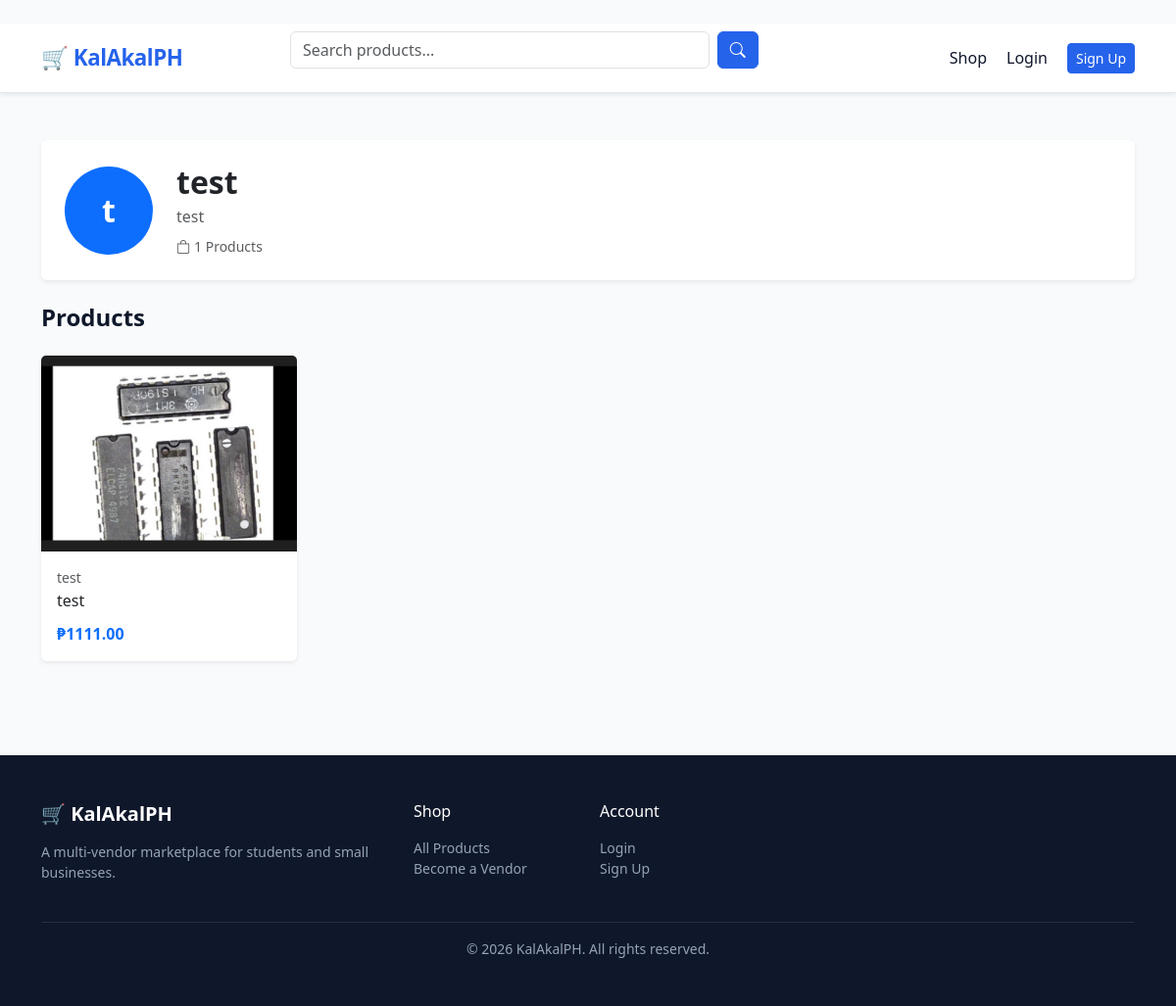
The page /vendors/store/test/ on the database its author committed.
### apps/vendors/models.py (models this page shows, shortened)
class Store(models.Model):
    PENDING = 'pending'
    APPROVED = 'approved'
    REJECTED = 'rejected'
    SUSPENDED = 'suspended'
    STATUS_CHOICES = [
        (PENDING, 'Pending'), (APPROVED, 'Approved'),
        (REJECTED, 'Rejected'), (SUSPENDED, 'Suspended'),
    ]
    owner = models.OneToOneField(settings.AUTH_USER_MODEL, on_delete=models.CASCADE, related_name='store')
    name = models.CharField(max_length=255)
    slug = models.SlugField(unique=True, blank=True)
    description = models.TextField(blank=True)
    logo = models.ImageField(upload_to='store_logos/', blank=True, null=True)
    banner = models.ImageField(upload_to='store_banners/', blank=True, null=True)
    status = models.CharField(max_length=10, choices=STATUS_CHOICES, default=PENDING)
    is_student = models.BooleanField(default=False)
    school = models.CharField(max_length=255, blank=True)
    rating = models.DecimalField(max_digits=3, decimal_places=2, default=0)
    total_sales = models.PositiveIntegerField(default=0)
    created_at = models.DateTimeField(auto_now_add=True)
    updated_at = models.DateTimeField(auto_now=True)

### apps/products/models.py (models this page shows, shortened)
class Product(models.Model):
    DRAFT = 'draft'
    ACTIVE = 'active'
    PAUSED = 'paused'
    SOLD_OUT = 'sold_out'
    STATUS_CHOICES = [
        (DRAFT, 'Draft'), (ACTIVE, 'Active'),
        (PAUSED, 'Paused'), (SOLD_OUT, 'Sold Out'),
    ]
    PHYSICAL = 'physical'
    DIGITAL = 'digital'
    SERVICE = 'service'
    TYPE_CHOICES = [
        (PHYSICAL, 'Physical'), (DIGITAL, 'Digital'), (SERVICE, 'Service'),
    ]
    store = models.ForeignKey('vendors.Store', on_delete=models.CASCADE, related_name='products')
    category = models.ForeignKey(Category, on_delete=models.SET_NULL, null=True, related_name='products')
    name = models.CharField(max_length=255)
    slug = models.SlugField(unique=True, blank=True)
    description = models.TextField()
    product_type = models.CharField(max_length=10, choices=TYPE_CHOICES, default=PHYSICAL)
    status = models.CharField(max_length=10, choices=STATUS_CHOICES, default=DRAFT)
    price = models.DecimalField(max_digits=10, decimal_places=2)
    compare_at_price = models.DecimalField(max_digits=10, decimal_places=2, null=True, blank=True)
    cost_per_item = models.DecimalField(max_digits=10, decimal_places=2, null=True, blank=True)
    sku = models.CharField(max_length=100, blank=True)
    stock = models.PositiveIntegerField(default=0)
    track_inventory = models.BooleanField(default=True)
    weight = models.DecimalField(max_digits=6, decimal_places=2, null=True, blank=True)
    digital_file = models.FileField(upload_to='digital_products/', blank=True, null=True)
    tags = TaggableManager(blank=True)
    meta_title = models.CharField(max_length=255, blank=True)
    meta_description = models.TextField(blank=True)
    views = models.PositiveIntegerField(default=0)
    sales_count = models.PositiveIntegerField(default=0)
    rating = models.DecimalField(max_digits=3, decimal_places=2, default=0)
    review_count = models.PositiveIntegerField(default=0)
    is_featured = models.BooleanField(default=False)
    created_at = models.DateTimeField(auto_now_add=True)
    updated_at = models.DateTimeField(auto_now=True)
    class Meta:
        ordering = ['-created_at']
    def get_absolute_url(self):
        from django.urls import reverse
        return reverse('products:product_detail', kwargs={'slug': self.slug})
    @property
    def discount_percentage(self):
        if self.compare_at_price and self.compare_at_price > self.price:
            return int(((self.compare_at_price - self.price) / self.compare_at_price) * 100)
        return 0

class ProductImage(models.Model):
    product = models.ForeignKey(Product, on_delete=models.CASCADE, related_name='images')
    image = models.ImageField(upload_to='products/')
    alt_text = models.CharField(max_length=255, blank=True)
    is_primary = models.BooleanField(default=False)
    order = models.PositiveIntegerField(default=0)
    class Meta:
        ordering = ['order']

### apps/vendors/views.py (the view)
# urls.py: path('store/<slug:slug>/', views.store_detail, name='store_detail'),
def store_detail(request, slug):
    store = get_object_or_404(Store, slug=slug, status='approved')
    products = Product.objects.filter(store=store, status='active').prefetch_related('images')
    reviews = store.store_reviews.select_related('reviewer').order_by('-created_at')[:10]
    context = {
        'store': store,
        'products': products,
        'reviews': reviews,
        'policy': getattr(store, 'policy', None),
    }
    return render(request, 'vendors/store_detail.html', context)

### apps/orders/context_processors.py (called while the page is built)
def cart_context(request):
    cart_count = 0
    try:
        if request.user.is_authenticated:
            cart = Cart.objects.filter(user=request.user).first()
        else:
            session_key = request.session.session_key
            cart = Cart.objects.filter(session_key=session_key, user__isnull=True).first() if session_key else None
        if cart:
            cart_count = cart.item_count
    except Exception:
        pass
    return {'cart_count': cart_count}

### templates/vendors/store_detail.html (shortened to what this page needs)
﻿{% extends "base.html" %}
{% block content %}
<div class="container py-5">
  <div class="card border-0 shadow-sm p-4 mb-4">
    <div class="row align-items-center g-4">
      <div class="col-auto">
        {% if store.logo %}
          <img src="{{ store.logo.url }}" class="rounded-circle" style="width:90px;height:90px;object-fit:cover;" alt="{{ store.name }}">
        {% else %}
          <div class="rounded-circle bg-primary d-flex align-items-center justify-content-center text-white fw-bold" style="width:90px;height:90px;font-size:2rem;">{{ store.name|first }}</div>
        {% endif %}
      </div>
      <div class="col">
        <h2 class="fw-bold mb-1">{{ store.name }}</h2>
        <p class="text-muted mb-2">{{ store.description|truncatewords:30 }}</p>
        <div class="d-flex gap-3 text-muted small">
          <span><i class="bi bi-bag me-1"></i>{{ products.count }} Products</span>
        </div>
      </div>
    </div>
  </div>
  {% if products %}
  <h4 class="fw-bold mb-4">Products</h4>
  <div class="row g-4">
    {% for product in products %}
    {% include "products/_card.html" %}
    {% endfor %}
  </div>
  {% else %}
  <div class="text-center py-5">
    <div style="font-size:4rem;">📦</div>
    <h5 class="mt-3">No products yet</h5>
  </div>
  {% endif %}
</div>
{% endblock %}

### templates/products/_card.html (shortened to what this page needs)
﻿<div class="col-6 col-md-4 col-lg-3">
  <div class="card border-0 shadow-sm h-100" style="transition: transform 0.2s;" onmouseover="this.style.transform='translateY(-4px)'" onmouseout="this.style.transform=''">
    <a href="{{ product.get_absolute_url }}">
      {% with product.images.first as img %}
        {% if img %}
          <img src="{{ img.image.url }}" class="card-img-top" style="height:200px;object-fit:cover;" alt="{{ product.name }}">
        {% else %}
          <div class="bg-light d-flex align-items-center justify-content-center" style="height:200px;font-size:3rem;">📦</div>
        {% endif %}
      {% endwith %}
    </a>
    <div class="card-body d-flex flex-column">
      <p class="text-muted small mb-1">{{ product.store.name }}</p>
      <h6 class="card-title mb-1"><a href="{{ product.get_absolute_url }}" class="text-dark text-decoration-none">{{ product.name }}</a></h6>
      <div class="mt-auto pt-2 d-flex align-items-center justify-content-between">
        <div>
          <span class="fw-bold text-primary">₱{{ product.price }}</span>
        </div>
      </div>
    </div>
  </div>
</div>

### templates/base.html (style rules this page uses)
:root { --primary: #2563eb; --primary-dark: #1d4ed8; --accent: #f59e0b; --surface: #f8fafc; --text: #0f172a; --muted: #64748b; --border: #e2e8f0; }
body { background: var(--surface); color: var(--text); font-family: 'Segoe UI', system-ui, sans-serif; }

### rows shown on the page
Store: name|first "t", name "test", description "test"
Product: images.first.image (picture), store.name "test", name "test", price "1111.00"

### other values the page prints
{{ products.count }} "1"
